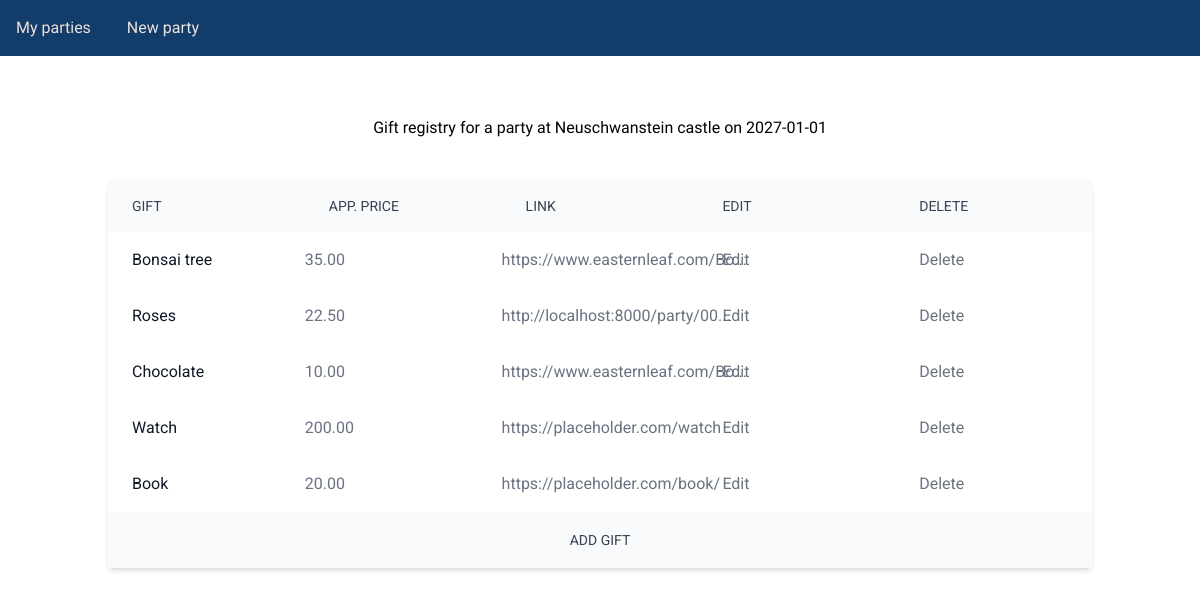
/party/00bb45a43936477b8113323c57f51f08/gifts/, run on an earlier commit of the app's database.
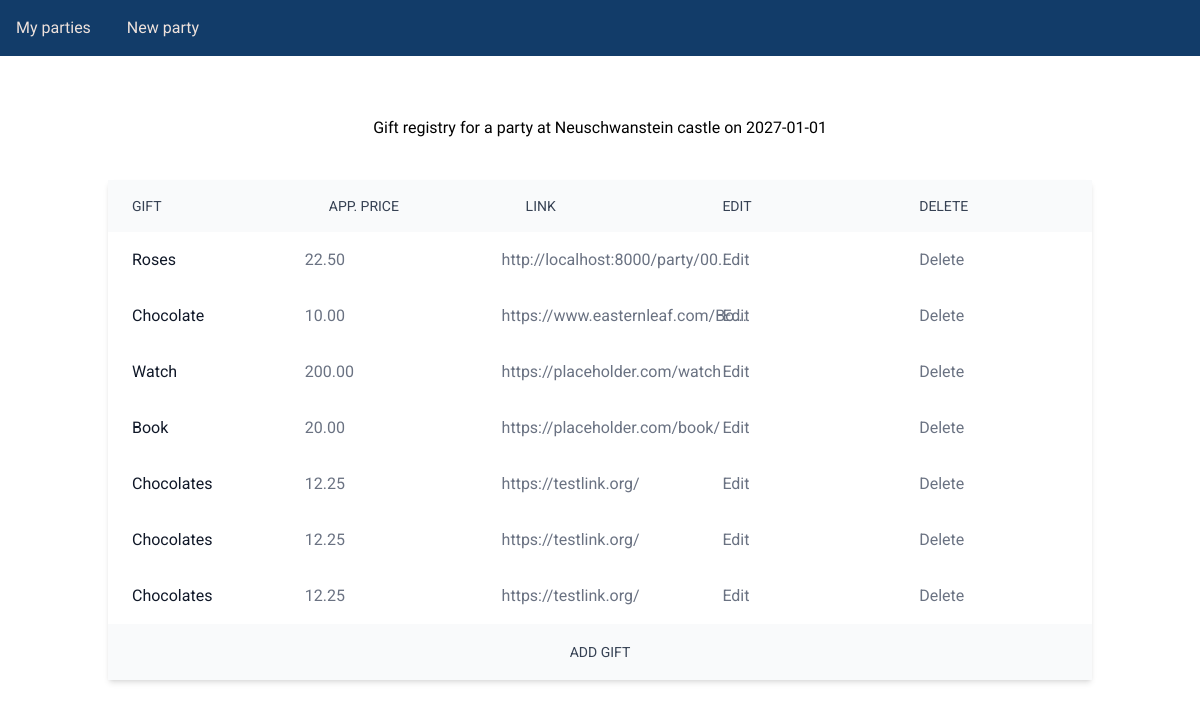
And on a later commit of the database.
### party_app/models.py (models this page shows)
class PartyBase(SQLModel):
    party_date: date
    party_time: time
    invitation: str = Field(sa_column=Column(Text), min_length=10)
    venue: str = Field(sa_column=Column(String(100)))

class Party(PartyBase, table=True):
    uuid: UUID = Field(default_factory=uuid4, primary_key=True)
    gifts: List["Gift"] = Relationship(back_populates="party")
    guests: List["Guest"] = Relationship(back_populates="party")

class GiftBase(SQLModel):
    gift_name: str = Field(sa_column=Column(String(100)))
    price: Decimal = Field(decimal_places=2, ge=0)
    link: Optional[str]
    party_id: UUID = Field(default=None, foreign_key="party.uuid")

class Gift(GiftBase, table=True):
    uuid: UUID = Field(default_factory=uuid4, primary_key=True)
    party: Party = Relationship(back_populates="gifts")

### party_app/routes/gift_registry.py (the view)
@router.get("/", name="gift_registry_page", response_class=HTMLResponse)
def gift_registry_page(
    party_id: UUID,
    request: Request,
    templates: Templates,
    session: Session = Depends(get_session),
):
    party = session.get(Party, party_id)
    gifts = session.exec(select(Gift).where(Gift.party_id == party_id)).all()
    return templates.TemplateResponse(
        request=request,
        name="gift_registry/page_gift_registry.html",
        context={"party": party, "gifts": gifts},
    )

### party_app/templates/gift_registry/page_gift_registry.html
{% extends 'base.html' %}
{% block content %}
<h2 class="font-dancing-script text-2x1 text-center p-10">
    Gift registry for a party at {{ party.venue }} on {{ party.party_date }}
</h2>
<div id="gift-registry" class="bg-white shadow-md">
    <div class="table w-full text-left text-gray-500 table-fixed">
        <div class="table-header-group text-sm text-gray-700 uppercase bg-gray-50">
            <div class="table-cell py-4 px-6">Gift</div>
            <div class="table-cell py-4 px-6">App. price</div>
            <div class="table-cell py-4 px-6">Link</div>
            <div class="table-cell py-4 px-6">Edit</div>
            <div class="table-cell py-4 px-6">Delete</div>
        </div>
        <div class="table-row-group">
            {% for gift in gifts %}
            {% include 'gift_registry/partial_gift_detail.html' %}
            {% endfor %}
        </div>
    </div>
    <div class="bg-gray-50 py-4 px-6 text-center">
        <button type="button" class="uppercase text-sm text-gray-700 cursor-pointer"
            hx-target="#gift-registry .table-row-group" hx-swap="beforeend"
            hx-get="{{ url_for('gift_create_partial', party_id = party.uuid) }}" data-cy="add-gift-button">
            Add gift
        </button>
    </div>
</div>
{% endblock %}

### party_app/templates/base.html (shortened to what this page needs)
<!DOCTYPE html>
<html lang="en">
<head>
    <link href="{{url_for('static', path='css/output.css')}}" rel="stylesheet">
</head>
<body class="bg-color-powder-light">
    <nav class="bg-custom-blue">
        <a href="/" class="inline-block p-4 text-custom-powder-light font-dancing-script text-2x1">
            My parties
        </a>
        <a href="{{ url_for('new_party_form_page') }}" class="inline-block p-4 text-custom-powder-light"
            data-cy="new-party-link">
            New party
        </a>
    </nav>
    <main class="container p-5 mx-auto">
        {% block content %}
        {% endblock %}
    </main>
</body>
</html>

### party_app/templates/gift_registry/partial_gift_detail.html
<div class="table-row">
    <div class="table-cell py-4 px-6 text-gray-900">{{ gift.gift_name }}</div>
    <div class="table-cell py-4 px6">{{ gift.price | default("/", true) }}</div>
    <div class="table-cell py-4 px6">{{ gift.link | default("/", true) | urlize(trim_url_limit=30, target="_blank") }}
    </div>
    <div class="table-cell py-4 px-6">
        <button type="submit" hx-get="{{ url_for('gift_update_partial', party_id=party.uuid, gift_id=gift.uuid ) }}"
            hx-target="closest .table-row" hx-swap="outerHTML" data-cy="edit-gift-button">
            Edit
        </button>
    </div>
    <div class="table-cell py-4 px-6">
        <button type="button" hx-target="closest .table-row" hx-swap="outerHTML"
            hx-confirm="Are you sure you want to remove this gift?"
            hx-delete="{{ url_for('gift_remove_partial', party_id=party.uuid, gift_id=gift.uuid)}}"
            data-cy="delete-gift-button">
            Delete
        </button>
    </div>
</div>

What changed in the data, as far as the page shows it:
removed Gift: gift_name "Bonsai tree", price "35.00", link "https://www.easternleaf.com/Bo..."
added Gift: gift_name "Chocolates", price "12.25", link "https://testlink.org/"
added Gift: gift_name "Chocolates", price "12.25", link "https://testlink.org/"
added Gift: gift_name "Chocolates", price "12.25", link "https://testlink.org/"
